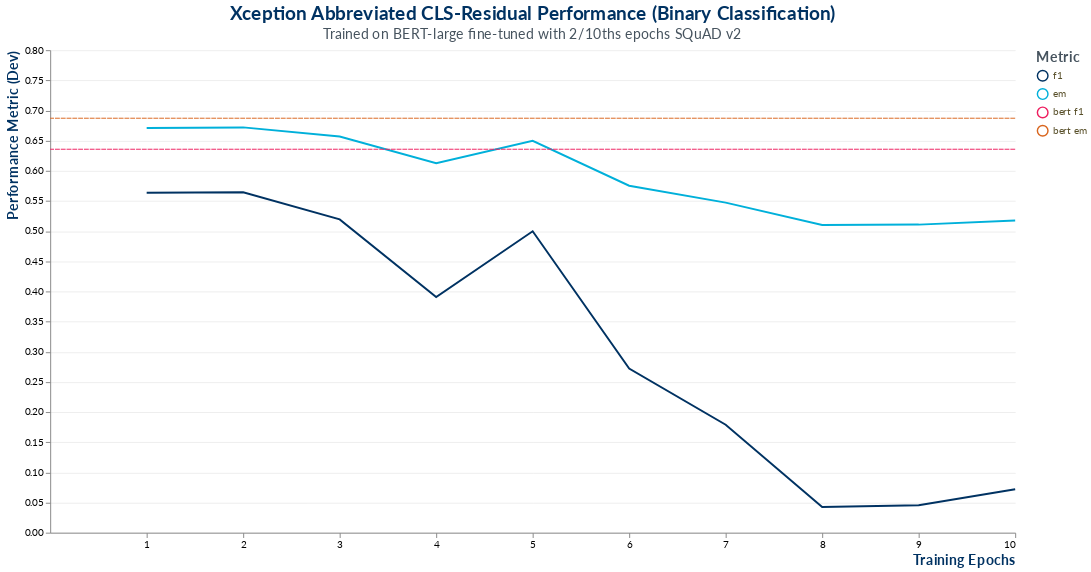

Notebook code for this chart:
### Code cell
kwargs = {'df': df,
          'xaxis_title': 'Training Epochs',
          'yaxis_title': 'Performance Metric (Dev)',
          'legend_title': 'Metric',
          'title': 'Xception Abbreviated CLS-Residual Performance (Binary Classification)',
          'subtitle': 'Trained on BERT-large fine-tuned with 2/10ths epochs SQuAD v2',
          'width': 1000,
          'height': 500,
          'bert_f1': 0.6357395056885052,
          'bert_acc': 0.6871894213762317}

viz_bert_performance(**kwargs)

### Figure 1 — Vega-Lite specification as saved in the notebook (floating-point values rounded to 4 significant figures)
{"config": {"title": {"fontSize": 20, "font": "Lato", "anchor": "middle", "align": "center", "color": "#003262", "subtitleFontSize": 15, "subtitleFont": "Lato", "subtitleAcchor": "middle", "subtitleAlign": "center", "subtitleColor": "#46535e"}, "axisX": {"labelFont": "Lato", "titleFont": "Lato", "titleFontSize": 15, "titleColor": "#003262", "titleAlign": "right", "titleAnchor": "end"}, "axisY": {"labelFont": "Lato", "titleFont": "Lato", "titleFontSize": 15, "titleColor": "#003262", "titleAlign": "right", "titleAnchor": "end", "gridColor": "#eeeeee", "gridWidth": 1}, "headerRow": {"labelFont": "Lato", "titleFont": "Lato", "titleFontSize": 15, "titleColor": "#003262", "titleAlign": "right", "titleAnchor": "end"}, "legend": {"labelFont": "Lato", "labelFontSize": 10, "labelColor": "#584f29", "symbolType": "circle", "symbolSize": 120, "titleFont": "Lato", "titleFontSize": 15, "titleColor": "#46535e"}, "view": {"strokeWidth": 0}}, "layer": [{"data": {"name": "data-c7099c30344412545e4b111771e0656b"}, "mark": "line", "encoding": {"color": {"type": "nominal", "field": "metric", "legend": {"title": "Metric"}, "scale": {"domain": ["f1", "em", "bert f1", "bert em"], "range": ["#003262", "#00b0da", "#ee1f60", "#D9661F"]}}, "x": {"type": "quantitative", "axis": {"format": "~s", "formatType": "number", "grid": false, "labelOverlap": true, "title": "Training Epochs"}, "field": "epoch", "scale": {"bins": [1.0, 2.0, 3.0, 4.0, 5.0, 6.0, 7.0, 8.0, 9.0, 10.0], "domain": [0, 10]}}, "y": {"type": "quantitative", "axis": {"grid": true, "title": "Performance Metric (Dev)"}, "field": "score", "scale": {"domain": [0.04035, 0.7055]}}}, "height": 500, "width": 1000}, {"data": {"name": "data-48879c1d0fa4b0d013aa1529e152de08"}, "mark": {"type": "rule", "color": "#ee1f60", "opacity": 1, "strokeDash": [5, 1]}, "encoding": {"y": {"type": "quantitative", "field": "bert_f1"}}, "height": 500, "width": 1000}, {"data": {"name": "data-48879c1d0fa4b0d013aa1529e152de08"}, "mark": {"type": "rule", "color": "#D9661F", "opacity": 1, "strokeDash": [5, 1]}, "encoding": {"y": {"type": "quantitative", "field": "bert_acc"}}, "height": 500, "width": 1000}], "title": {"text": "Xception Abbreviated CLS-Residual Performance (Binary Classification)", "subtitle": "Trained on BERT-large fine-tuned with 2/10ths epochs SQuAD v2"}, "$schema": "https://vega.github.io/schema/vega-lite/v4.8.1.json", "datasets": {"data-c7099c30344412545e4b111771e0656b": [{"epoch": 1, "metric": "f1", "score": 0.5635}, {"epoch": 2, "metric": "f1", "score": 0.5645}, {"epoch": 3, "metric": "f1", "score": 0.5195}, {"epoch": 4, "metric": "f1", "score": 0.3908}, {"epoch": 5, "metric": "f1", "score": 0.4998}, {"epoch": 6, "metric": "f1", "score": 0.2722}, {"epoch": 7, "metric": "f1", "score": 0.179}, {"epoch": 8, "metric": "f1", "score": 0.04248}, {"epoch": 9, "metric": "f1", "score": 0.04536}, {"epoch": 10, "metric": "f1", "score": 0.07195}, {"epoch": 1, "metric": "em", "score": 0.6708}, {"epoch": 2, "metric": "em", "score": 0.6719}, {"epoch": 3, "metric": "em", "score": 0.6569}, {"epoch": 4, "metric": "em", "score": 0.6125}, {"epoch": 5, "metric": "em", "score": 0.6497}, {"epoch": 6, "metric": "em", "score": 0.5753}, {"epoch": 7, "metric": "em", "score": 0.5472}, {"epoch": 8, "metric": "em", "score": 0.5101}, {"epoch": 9, "metric": "em", "score": 0.5108}, {"epoch": 10, "metric": "em", "score": 0.5176}], "data-48879c1d0fa4b0d013aa1529e152de08": [{"bert_f1": 0.6357, "bert_acc": 0.6872}]}}
